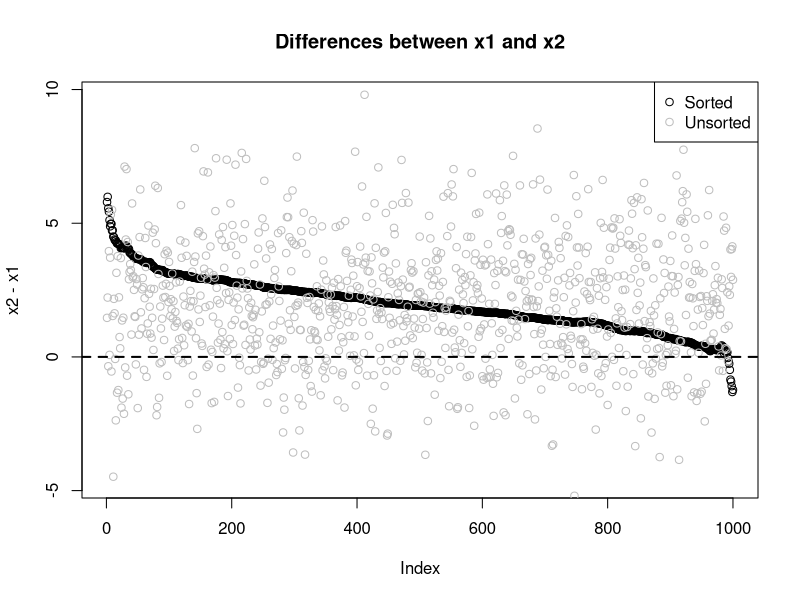
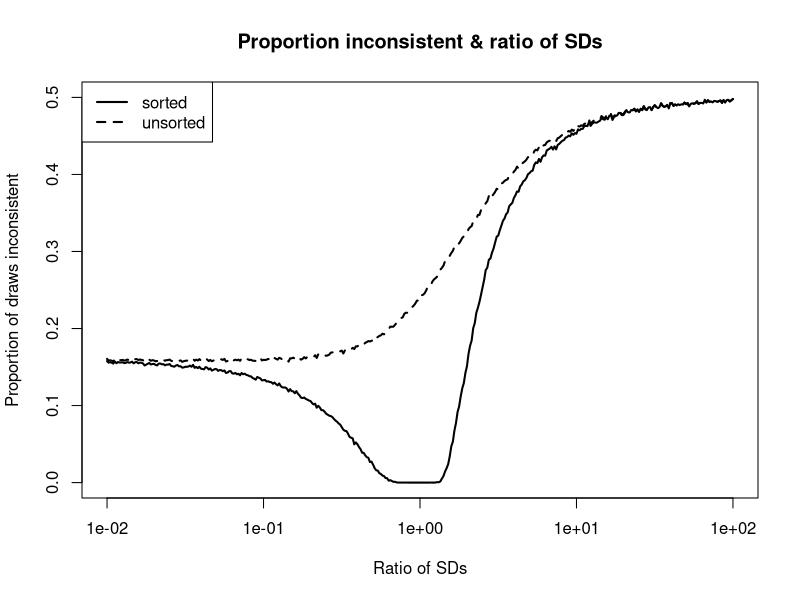
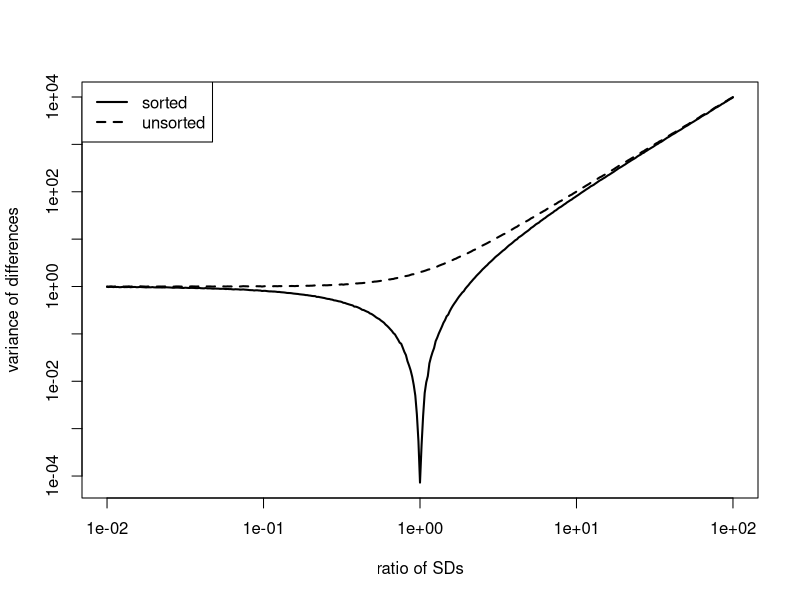

Write the R code that produced these figures, in order. (Note: this script raises an error after producing the figures.)
X1 <- rnorm(1000, 2, 2)
X2 <- rnorm(1000, 4, 1)
X3 <- rnorm(1000, 6)

Data.unsorted <- data.frame(x1=X1, x2=X2, x3=X3)

Data.sorted <- data.frame(x1=sort(X1), x2=sort(X2), x3=sort(X3))

plot(x2 - x1 ~ 1, data=Data.sorted, main ="Differences between x1 and x2", ylim=c(min(Data.sorted), max(Data.sorted)))
points(Data.unsorted[,2] - Data.unsorted[,1], col="grey")
abline(h=0, lwd=2, lty="dashed")
legend("topright", pch=c(1,1), col=c("black", "grey"), legend=c("Sorted", "Unsorted"))

# systematise this:

sd.ratios <- 10^(seq(-2, 2, by=0.01))
N.sd.ratios <- length(sd.ratios)
proportion.below.unsorted <- vector("numeric", N.sd.ratios)
proportion.below.sorted <- vector("numeric", N.sd.ratios)
var.diff.unsorted <- vector("numeric", N.sd.ratios)
var.diff.sorted <- vector("numeric", N.sd.ratios)

for (i in 1:N.sd.ratios){
    X1 <- rnorm(100000, 1, 1)
    X2 <- rnorm(100000, 2, 1 * sd.ratios[i])
    
    proportion.below.unsorted[i] <- length(which(X1 > X2))  / 100000
    proportion.below.sorted[i] <- length(which(sort(X1) > sort(X2))) / 100000
    var.diff.unsorted[i] <- var(X2-X1)
    var.diff.sorted[i] <- var(sort(X2) - sort(X1))
}

Data <- data.frame(unsorted= proportion.below.unsorted, sorted=proportion.below.sorted,  var.diff.srt= var.diff.sorted, var.diff.unsrt=var.diff.unsorted, ratio=sd.ratios)
plot(unsorted ~ ratio, data=Data, ylim=c(0,0.5), col="black", lwd=2, lty="dashed", type="l", log="x", main="Proportion inconsistent & ratio of SDs", ylab="Proportion of draws inconsistent", xlab="Ratio of SDs")

lines(sorted ~ ratio, data=Data, col="black", lty="solid", lwd=2)
legend("topleft", legend=c("sorted", "unsorted"), lwd=c(2,2), col=c("black", "black"), lty=c("solid", "dashed"))

plot(var.diff.srt ~ ratio, data=Data, type="l", col="black", lwd=2, log="xy", ylab="variance of differences", xlab="ratio of SDs")

lines(var.diff.unsrt ~ ratio, data=Data, lwd=2, col="black", lty="dashed")
legend("topleft", legend=c("sorted", "unsorted"), lwd=c(2,2), col=c("black", "black"), lty=c("solid", "dashed"))

save(Data, file="D:/Work/EchoAF/SimData.rData")


